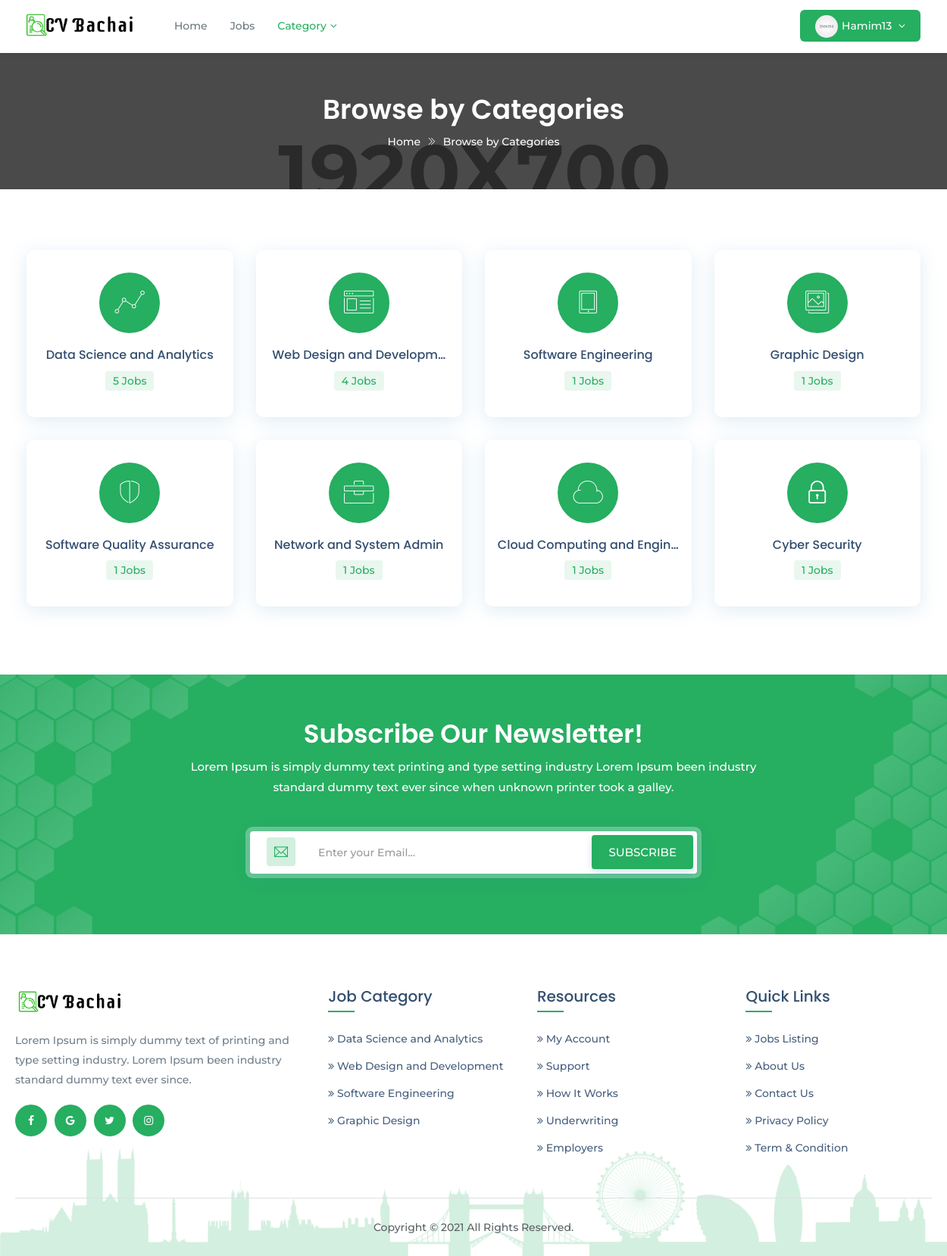
Screenshot of /jobs/categories/ (signed in) with the database file from the repository.
### cvrecommender/models.py (models this page shows, shortened)
class Job(models.Model):
    title = models.CharField(max_length=200)
    slug = models.SlugField(max_length=200, blank=True,
                            help_text='You may keep it blank')
    company_name = models.CharField(max_length=200)
    starting_date = models.DateField(blank=True, null=True)
    deadline = models.DateField(blank=True, null=True)
    salary = models.PositiveIntegerField()
    vacancy = models.PositiveSmallIntegerField(
        validators=[MinValueValidator(1), MaxValueValidator(50)])
    job_category = models.CharField(max_length=50, choices=JOB_CATEGORY)
    job_type = models.CharField(max_length=20, choices=JOB_TYPE)
    email = models.EmailField(max_length=254,)
    phone = models.CharField(max_length=11, blank=True, null=True)
    company_website = models.URLField()
    logo = models.ImageField(null=True, blank=True)
    address = models.TextField(max_length=200)
    division = models.CharField(max_length=15, choices=CITY)
    description = models.TextField()
    responsibility = models.TextField()
    min_education = models.CharField(max_length=20, choices=EDU)
    cgpa = models.DecimalField(max_digits=3, decimal_places=2)
    experience = models.PositiveSmallIntegerField(
        validators=[MinValueValidator(0), MaxValueValidator(15)])
    skill_req = models.TextField(help_text='Input skills with comma')
    skill_bonus = models.CharField(
        max_length=255, blank=True, null=True, help_text='Input skills with comma')
    status = models.CharField(max_length=20, choices=STATUS)
    publish = models.DateField(auto_now_add=True)
    last_modified = models.DateField(auto_now=True)
    recruiter = models.ForeignKey('account.Recruiter',
                                  on_delete=models.CASCADE,
                                  related_name='recruiters')
    applicant = models.ManyToManyField('account.Applicant',
                                       related_name='applicants', blank=True)
    objects = models.Manager()         # default manager
    published = PublishedManager()    # custom manager for all published job post

### custom_decorators/custom_decorator.py (the view)
        def wrapper_function(request, *args, **kwargs):
            group = None
            if request.user.groups.exists():
                group = request.user.groups.all()[0].name
                if group in allowed_group:
                    return view_function(request, *args, **kwargs)
                else:
                    raise PermissionDenied
            else:
                return redirect('login')

### custom_scripts/custom_functions.py (called while the page is built)
def jobs_in_dict_with_occurrence_number(all_jobs):
    category_dict = {}
    for job in all_jobs:
        category_dict[job.job_category] = category_dict\
            .get(job.job_category, 0)+1
    return category_dict

def sort_dict_and_return(all_jobs):
    jobs_dict = jobs_in_dict_with_occurrence_number(all_jobs)
    sorted_cat_dict = dict(sorted(jobs_dict.items(),
                                  key=operator.itemgetter(1),
                                  reverse=True))
    sliced_dict = dict(itertools.islice(sorted_cat_dict.items(), 4))
    top_3 = dict(itertools.islice(sorted_cat_dict.items(), 3))
    return sorted_cat_dict, sliced_dict, top_3

### cvrecommender/views.py (called while the page is built)
@login_required(login_url='login')
@allowed_users(allowed_group=['applicant'])
def allCategories(request):
    sorted_cat_dict, sliced_dict, top_3 = \
        sort_dict_and_return(Job.objects.all())
    context = {'sliced_dict': sliced_dict, 'top_3': top_3,
               'sorted_cat_dict': sorted_cat_dict, }
    return render(request, 'all_categories.html', context)

### cvrecommender/templates/all_categories.html (shortened to what this page needs)
{% load static %}
<!DOCTYPE html>
<html class="no-js" lang="zxx">
<head>
<link href="{% static 'assets/plugins/bootstrap/css/bootstrap.min.css' %}" rel="stylesheet">
<link href="{% static 'assets/plugins/icons/css/icons.css' %}" rel="stylesheet">
<link href="{% static 'assets/plugins/animate/animate.css' %}" rel="stylesheet">
<link href="{% static 'assets/plugins/aos-master/aos.css' %}" rel="stylesheet">
<link href="{% static 'assets/plugins/bootstrap/css/bootsnav.css' %}" rel="stylesheet">
<link href="{% static 'assets/css/style.css' %}" rel="stylesheet">
<link href="{% static 'assets/css/responsive.css' %}" rel="stylesheet">
</head>
<body class="utf_skin_area">
<nav class="navbar navbar-default navbar-mobile navbar-fixed white bootsnav">
  <div class="container">
    <div class="navbar-header">
      <a class="navbar-brand" href="{% url 'home' %}"> <img src="{% static 'assets/img/logo-light.png' %}" class="logo logo-display" alt=""> <img src="{% static 'assets/img/logo.png' %}" class="logo logo-scrolled" alt=""> </a>
	  </div>
    <div class="collapse navbar-collapse" id="navbar-menu">
      <ul class="nav navbar-nav navbar-left" data-in="fadeInDown" data-out="fadeOutUp">
        <li> <a href="{% url 'home' %}">Home</a> </li>
        <li> <a href="{% url 'allPublishedJobs' %}" >Jobs</a> </li>
        <li class="dropdown active"> <a href="" class="dropdown-toggle" data-toggle="dropdown">Category</a>
        </li>
      </ul>
      <ul class="nav navbar-nav navbar-right">
        {% if request.user.is_authenticated %}
          <li class="dropdown sign-up">
              {% if request.user.applicant.image %}
                <a class="dropdown-toggle btn-signup red-btn" data-toggle="dropdown" href="">
                  <img src="{{ request.user.applicant.image.url }}" class="img-responsive img-circle" alt="">
                  {{ request.user }}
                </a>
              {% elif request.user.recruiter.image %}
                <a class="dropdown-toggle btn-signup red-btn" data-toggle="dropdown" href="">
                  <img src="{{ request.user.recruiter.image.url }}" class="img-responsive img-circle" alt="">
                  {{ request.user }}
                </a>
              {% else %}
                <a class="dropdown-toggle btn-signup red-btn" data-toggle="dropdown" href="">
                  <img src="{% static 'assets/img/user-profile.png' %}" class="img-responsive img-circle" alt="">
                  {{ request.user }}
                </a>
              {% endif %}
            </li>
        {% else %}
          <li class="br-right"><a class="btn-signup red-btn" href="{% url 'login' %}"><i class="login-icon ti-user"></i>Login</a></li>
          <li class="sign-up"><a class="btn-signup red-btn" href="{% url 'register' %}"><span class="ti-briefcase"></span>Register</a></li>
        {% endif %}
      </ul>
    </div>
  </div>
</nav>
<div class="page-title">
  <div class="container">
    <div class="page-caption">
      <h2>Browse by Categories</h2>
      <p><a href="{% url 'home' %}" title="Home">Home</a> <i class="ti-angle-double-right"></i> Browse by Categories</p>
    </div>
  </div>
</div>
<section class="padd-top-80 padd-bot-60">
  <div class="container">
    <div class="row">
		<div class="col-md-12">
		  {% for key, value in sorted_cat_dict.items %}
        <div class="col-md-3 col-sm-6">
          <a href="{% url 'jobCategory' key %}" title="">
            <div class="utf_category_box_area">
              <div class="utf_category_desc">
                {% if key == 'Software Engineering' %}
                  <div class="utf_category_icon"> <i class="icon-tablet" aria-hidden="true"></i> </div>
                  <div class="category-detail utf_category_desc_text">
                    <h4>{{ key|truncatechars:26 }}</h4>
                    <p>{{ value }} Jobs</p>
                  </div>
                {% elif key == 'Web Design and Development' %}
                  <div class="utf_category_icon"> <i class="icon-browser" aria-hidden="true"></i> </div>
                  <div class="category-detail utf_category_desc_text">
                    <h4>{{ key|truncatechars:24 }}</h4>
                    <p>{{ value }} Jobs</p>
                  </div>
                {% elif key == 'Data Science and Analytics' %}
                  <div class="utf_category_icon"> <i class="icon-linegraph" aria-hidden="true"></i> </div>
                  <div class="category-detail utf_category_desc_text">
                    <h4>{{ key|truncatechars:26 }}</h4>
                    <p>{{ value }} Jobs</p>
                  </div>
                {% elif key == 'Graphic Design' %}
                  <div class="utf_category_icon"> <i class="icon-pictures" aria-hidden="true"></i> </div>
                  <div class="category-detail utf_category_desc_text">
                    <h4>{{ key|truncatechars:26 }}</h4>
                    <p>{{ value }} Jobs</p>
                  </div>
                {% elif key == 'Network and System Admin' %}
                  <div class="utf_category_icon"> <i class="icon-toolbox" aria-hidden="true"></i> </div>
                  <div class="category-detail utf_category_desc_text">
                    <h4>{{ key|truncatechars:26 }}</h4>
                    <p>{{ value }} Jobs</p>
                  </div>
                {% elif key == 'Cloud Computing and Engineering' %}
                  <div class="utf_category_icon"> <i class="icon-cloud" aria-hidden="true"></i> </div>
                  <div class="category-detail utf_category_desc_text">
                    <h4>{{ key|truncatechars:26 }}</h4>
                    <p>{{ value }} Jobs</p>
                  </div>
                {% elif key == 'Information Technology' %}
                  <div class="utf_category_icon"> <i class="ti-world" aria-hidden="true"></i> </div>
                  <div class="category-detail utf_category_desc_text">
                    <h4>{{ key|truncatechars:26 }}</h4>
                    <p>{{ value }} Jobs</p>
                  </div>
                {% elif key == 'Cyber Security' %}
                  <div class="utf_category_icon"> <i class="ti-lock" aria-hidden="true"></i> </div>
                  <div class="category-detail utf_category_desc_text">
                    <h4>{{ key|truncatechars:26 }}</h4>
                    <p>{{ value }} Jobs</p>
                  </div>
                {% elif key == 'Software Quality Assurance' %}
                  <div class="utf_category_icon"> <i class="icon-shield" aria-hidden="true"></i> </div>
                  <div class="category-detail utf_category_desc_text">
                    <h4>{{ key|truncatechars:26 }}</h4>
                    <p>{{ value }} Jobs</p>
                  </div>
                {% endif %}
              </div>
            </div>
          </a>
        </div>
      {% empty %}
        <h3 class="text-danger text-center">Sorry, NO categories found!!!</h3>
      {% endfor %}
	  </div>
    </div>
  </div>
</section>
<section class="newsletter theme-bg" style="background-image:url(assets/img/bg-new.png)">
  <div class="container">
    <div class="row">
      <div class="col-md-8 col-md-offset-2">
        <div class="heading light">
          <h2>Subscribe Our Newsletter!</h2>
          <p>Lorem Ipsum is simply dummy text printing and type setting industry Lorem Ipsum been industry standard dummy text ever since when unknown printer took a galley.</p>
        </div>
      </div>
    </div>
    <div class="row">
      <div class="col-md-6 col-sm-6 col-md-offset-3 col-sm-offset-3">
        <div class="newsletter-box text-center">
          <div class="input-group"> <span class="input-group-addon"><span class="ti-email theme-cl"></span></span>
            <input type="text" class="form-control" placeholder="Enter your Email...">
          </div>
          <button type="button" class="btn theme-btn btn-radius btn-m">Subscribe</button>
        </div>
      </div>
    </div>
  </div>
</section>
<footer class="footer">
  <div class="container">
    <div class="row">
      <div class="col-md-4 col-sm-4">
        <a href="{% url 'home' %}"><img class="footer-logo" src="{% static 'assets/img/logo.png' %}" alt=""></a>
        <p>Lorem Ipsum is simply dummy text of printing and type setting industry. Lorem Ipsum been industry standard dummy text ever since.</p>
        <div class="f-social-box">
          <ul>
            <li><a href="#"><i class="fa fa-facebook facebook-cl"></i></a></li>
            <li><a href="#"><i class="fa fa-google google-plus-cl"></i></a></li>
            <li><a href="#"><i class="fa fa-twitter twitter-cl"></i></a></li>
            <li><a href="#"><i class="fa fa-instagram instagram-cl"></i></a></li>
          </ul>
        </div>
      </div>
      <div class="col-md-8 col-sm-8">
        <div class="row">
          <div class="col-md-4 col-sm-4 col-xs-6">
            <h4>Job Category</h4>
            <ul>
              {% for key, value in sliced_dict.items %}
              <li><a href="{% url 'jobCategory' key %}"><i class="fa fa-angle-double-right"></i> {{ key }}</a></li>
            {% empty %}
              <li>Sorry, NO Category found!!!</li>
            {% endfor %}
            </ul>
          </div>
          <div class="col-md-4 col-sm-4 col-xs-6">
            <h4>Resources</h4>
            <ul>
              <li><a href="#"><i class="fa fa-angle-double-right"></i> My Account</a></li>
              <li><a href="#"><i class="fa fa-angle-double-right"></i> Support</a></li>
              <li><a href="#"><i class="fa fa-angle-double-right"></i> How It Works</a></li>
              <li><a href="#"><i class="fa fa-angle-double-right"></i> Underwriting</a></li>
              <li><a href="#"><i class="fa fa-angle-double-right"></i> Employers</a></li>
            </ul>
          </div>
		      <div class="col-md-4 col-sm-4 col-xs-6">
            <h4>Quick Links</h4>
            <ul>
              <li><a href="{% url 'allPublishedJobs' %}"><i class="fa fa-angle-double-right"></i> Jobs Listing</a></li>
              <li><a href="#"><i class="fa fa-angle-double-right"></i> About Us</a></li>
              <li><a href="#"><i class="fa fa-angle-double-right"></i> Contact Us</a></li>
              <li><a href="#"><i class="fa fa-angle-double-right"></i> Privacy Policy</a></li>
              <li><a href="#"><i class="fa fa-angle-double-right"></i> Term & Condition</a></li>
            </ul>
          </div>
        </div>
      </div>
    </div>
    <div class="row">
      <div class="col-md-12">
        <div class="copyright text-center">
          <p>Copyright © 2021 All Rights Reserved.</p>
        </div>
      </div>
    </div>
  </div>
</footer>
</body>
</html>

### account/static/assets/css/responsive.css (style rules this page uses)
@media only screen and (min-width : 768px) { .heading h2 { font-size: 34px; margin-bottom: 10px; } }
@media only screen and (min-width : 768px) { .newsletter-box .btn { padding: 10px 20px; position: absolute; top: 5px; right: 20px; z-index:9; } }
@media only screen and (min-width : 768px) { .newsletter-box { padding: 0; box-shadow: 0px 0px 0px 6px rgba(255,255,255,0.3); border-radius: 4px; } }
@media only screen and (min-width : 993px) { section { padding: 6em 0; } }
@media only screen and (min-width : 993px) { .navbar-default .navbar-brand img { max-width: 150px; } }
@media only screen and (min-width : 993px) { .newsletter { padding: 60px 0; } }
@media only screen and (min-width : 1024px) { h2 { font-size: 36px; } }
@media only screen and (min-width : 1024px) { h4 { font-size: 20px; } }

### rows the page displays
Job: sorted_cat_dict "Data Science and Analytics", sliced_dict "Data Science and Analytics"
Job: sorted_cat_dict "Web Design and Developm…", sliced_dict "Web Design and Development"
Job: sorted_cat_dict "Software Engineering", sliced_dict "Software Engineering"
Job: sorted_cat_dict "Graphic Design", sliced_dict "Graphic Design"
Job: sorted_cat_dict "Software Quality Assurance"
Job: sorted_cat_dict "Network and System Admin"
Job: sorted_cat_dict "Cloud Computing and Engin…"
Job: sorted_cat_dict "Cyber Security"

### other values shown
{{ request.user }} "Hamim13"
{{ value }} "5"
{{ value }} "4"
{{ value }} "1"
